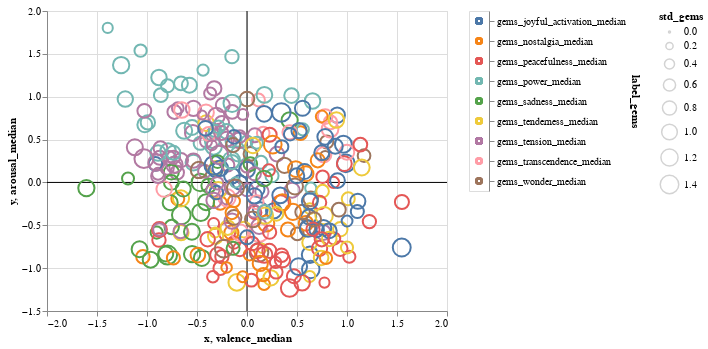

This figure's notebook cell:
### Code cell
def max_label(df: pd.DataFrame) -> pd.DataFrame: 
    df = df.copy()
    
    f_df = df[feature_cols_na[4:22:2]]
    df = df.assign(label_gems = f_df.idxmax(axis=1), std_gems = f_df.idxmax(axis=1))
    df.std_gems = [df[col[:-6]+"std"][i] for i, col in enumerate(df.std_gems)]
    f_df = df[feature_cols_na[22::2]]
    df = df.assign(label_gemmes = f_df.idxmax(axis=1), std_gemmes = f_df.idxmax(axis=1))
    df.std_gemmes = [df[col[:-6]+"std"][i] for i, col in enumerate(df.std_gemmes)]
    
    return df

def show_plot(df: pd.DataFrame, category: str):
    
    selection = alt.selection_multi(fields=[f'{category}'])
    color = alt.condition(selection,alt.Color(f'{category}:N', legend=None),alt.value('lightgray'))
    opacity = alt.condition(selection, alt.value(1), alt.value(0))
    
    scatter = alt.Chart(df).mark_point(size=60).encode(
        x='valence_median:Q',
        y='arousal_median:Q',
        color=color,
        opacity=opacity,
        size='std_gems:Q'
        # tooltip=[]
    ).interactive()
    
    legend = alt.Chart(df).mark_point().encode(
    y=alt.Y(f'{category}:N', axis=alt.Axis(orient='right')),
    color=color
    ).add_selection(selection)
    
    line_y = alt.Chart(pd.DataFrame({'y': [0]})).mark_rule().encode(y='y')
    line_x = alt.Chart(pd.DataFrame({'x': [0]})).mark_rule().encode(x='x')
    
    return line_y + line_x + scatter | legend

show_plot(df= max_label(anot_na), category= "label_gems")

### Figure 1 — Vega-Lite specification as saved in the notebook (floating-point values rounded to 4 significant figures; data arrays with more than 128 entries replaced by an {"elided": "..."} marker saying what was removed)
{"config": {"view": {"continuousWidth": 400, "continuousHeight": 300}}, "hconcat": [{"layer": [{"data": {"name": "data-06fd9f850666401b4599de5588b60692"}, "mark": "rule", "encoding": {"y": {"field": "y", "type": "quantitative"}}}, {"data": {"name": "data-9c00aa9dc2b1c1a0b4bf9b34ead12925"}, "mark": "rule", "encoding": {"x": {"field": "x", "type": "quantitative"}}}, {"data": {"name": "data-95225cf86571c6b8094f47fb859f7e1e"}, "mark": {"type": "point", "size": 60}, "encoding": {"color": {"condition": {"field": "label_gems", "legend": null, "type": "nominal", "selection": "selector005"}, "value": "lightgray"}, "opacity": {"condition": {"value": 1, "selection": "selector005"}, "value": 0}, "size": {"field": "std_gems", "type": "quantitative"}, "x": {"field": "valence_median", "type": "quantitative"}, "y": {"field": "arousal_median", "type": "quantitative"}}, "selection": {"selector006": {"type": "interval", "bind": "scales", "encodings": ["x", "y"]}}}]}, {"data": {"name": "data-95225cf86571c6b8094f47fb859f7e1e"}, "mark": "point", "encoding": {"color": {"condition": {"field": "label_gems", "legend": null, "type": "nominal", "selection": "selector005"}, "value": "lightgray"}, "y": {"axis": {"orient": "right"}, "field": "label_gems", "type": "nominal"}}, "selection": {"selector005": {"type": "multi", "fields": ["label_gems"]}}}], "$schema": "https://vega.github.io/schema/vega-lite/v4.17.0.json", "datasets": {"data-06fd9f850666401b4599de5588b60692": [{"y": 0}], "data-9c00aa9dc2b1c1a0b4bf9b34ead12925": [{"x": 0}], "data-95225cf86571c6b8094f47fb859f7e1e": {"elided": "297 records"}}}
